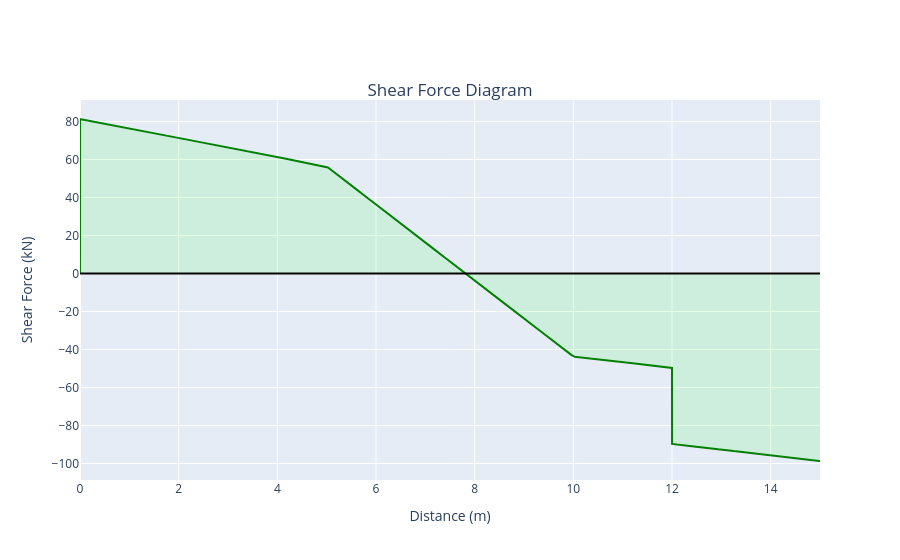

Notebook code for this chart:
### Code cell
# Define the layout object
layout = go.Layout(
        title = {

            # Set the title
            'text': 'Shear Force Diagram', 
            
            # locate the title 85% of the way vertically from the bottom
            'y': 0.85,

            # Locate the title 50% of the way horizontally
            'x': 0.5,

            'xanchor': 'center',
            'yanchor': 'top'
        
        },
    
        yaxis = dict(

            # Set the y axis heading
            title = 'Shear Force (kN)'
        ),
    
        xaxis = dict(

            # Set the x axis heading
            title = 'Distance (m)', 

            # Optionally extend the plot to the left and right
            # range = [1, span+1]
        ),

        # Turn off the legend
        showlegend = False,
)

# Define the line that will be show the shear force values
line = go.Scatter(
    x = X,
    y = sum(shearForce),
    mode = 'lines',
    name = 'Shear Force',
    fill = 'tonexty',
    fillcolor = 'rgba(0,255,0,0.1)',
    line_color = 'green'
)

# Define a line to show the x axis 
axis = go.Scatter(
    x = [0, span],
    y = [0, 0],
    mode = 'lines',
    line_color = 'black'
)

# Generate the figure 
fig = go.Figure(data = [line, axis], layout = layout)
py.offline.iplot(fig)

### Figure 1 — Plotly figure (JSON) as saved in the notebook; plotly's stock layout.template omitted (floating-point values rounded to 4 significant figures; data arrays with more than 128 entries replaced by an {"elided": "..."} marker saying what was removed)
{"data": [{"fill": "tonexty", "fillcolor": "rgba(0,255,0,0.1)", "line": {"color": "green"}, "mode": "lines", "name": "Shear Force", "type": "scatter", "x": {"elided": "10001 float values"}, "y": {"elided": "10001 float values"}}, {"line": {"color": "black"}, "mode": "lines", "type": "scatter", "x": [0, 15], "y": [0, 0]}], "layout": {"showlegend": false, "title": {"text": "Shear Force Diagram", "x": 0.5, "xanchor": "center", "y": 0.85, "yanchor": "top"}, "xaxis": {"title": {"text": "Distance (m)"}}, "yaxis": {"title": {"text": "Shear Force (kN)"}}}}
